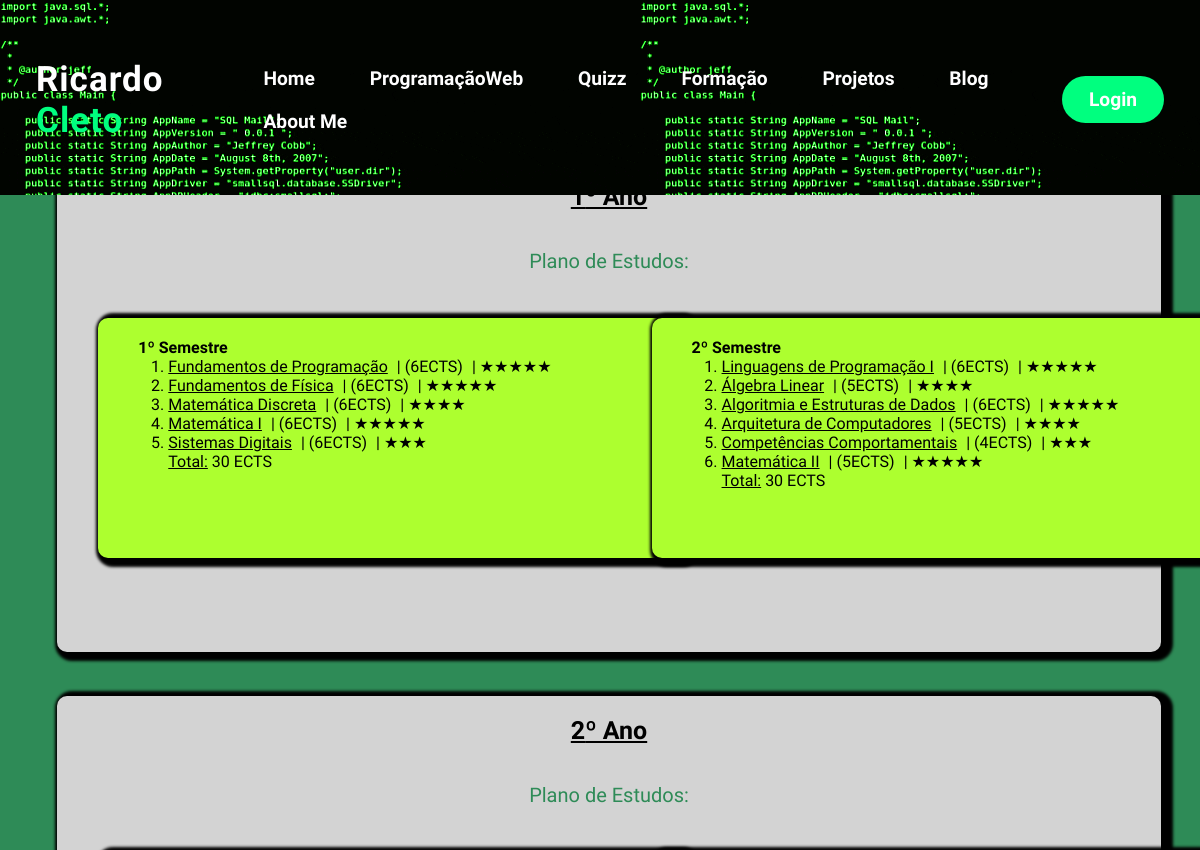
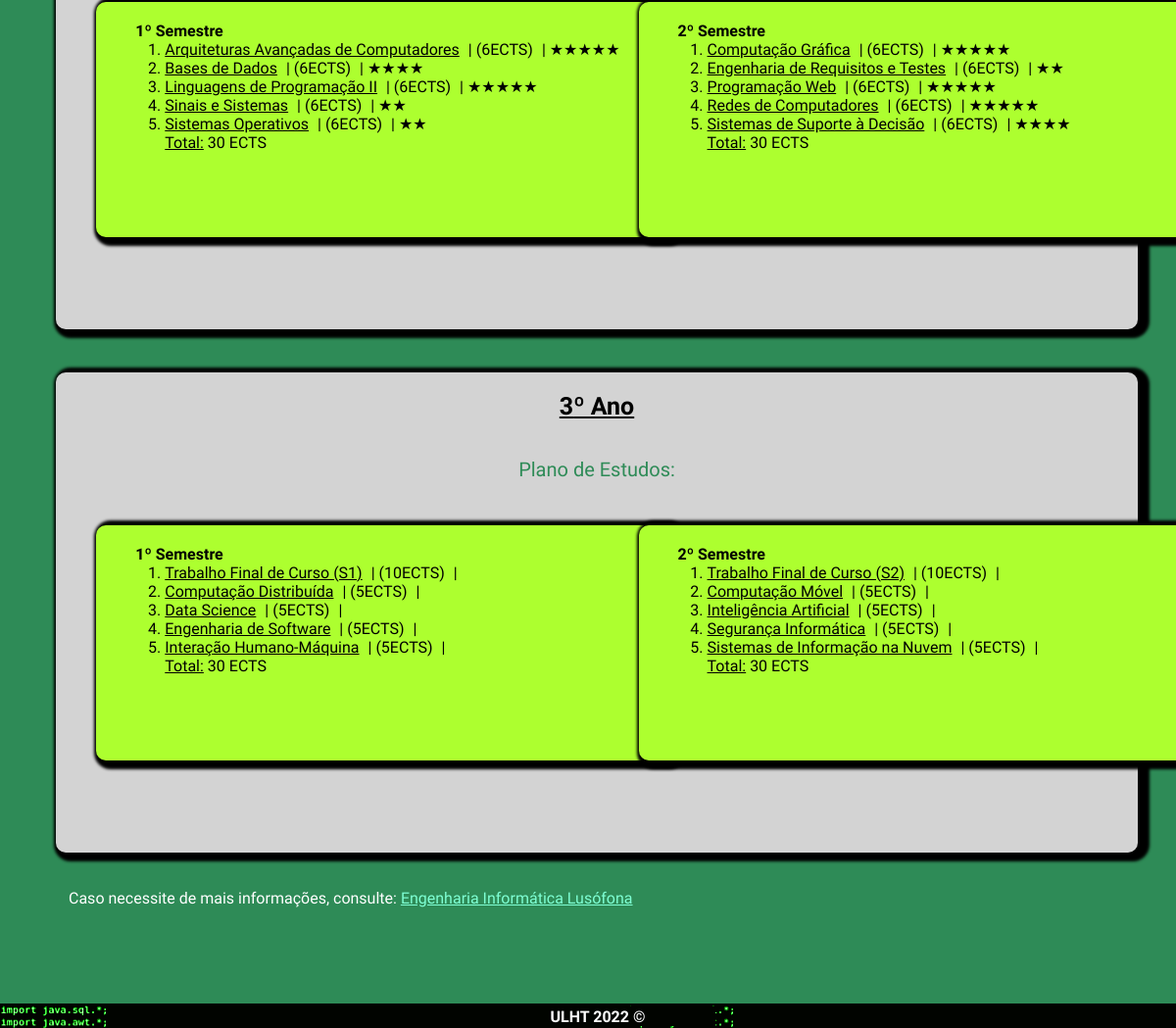
Page /formacao on the committed database (2 pictures, top to bottom).
### portfolio/models.py (models this page shows, shortened)
class Formacao(models.Model):
    ano = models.IntegerField(default=0)
    cadeiras = models.ManyToManyField(Cadeiras)
    total_ects = models.CharField(max_length=100)

class Cadeiras(models.Model):
    nome_da_cadeira = models.CharField(max_length=100)
    semestre = models.IntegerField(default=1)
    ects = models.IntegerField(default=0)
    avaliacao = models.CharField(max_length=100, blank=True)
    link_cadeira = models.URLField(max_length=200, blank=True)
    def __str__(self):
        return f"{self.nome_da_cadeira}"

### portfolio/views.py (the view)
# urls.py: path('formacao', views.formacao_view, name='formação'),
def formacao_view(request):
    context = {'formacao': Formacao.objects.all(), 'cadeiras': Formacao.cadeiras}
    return render(request, 'portfolio/formação.html', context)

### portfolio/templates/portfolio/formação.html
{% extends 'portfolio/layout.html' %}
{% block style %}
    {% load static %}
    <link rel="stylesheet" type="text/css" href="{% static 'portfolio/css/formacao.css' %}"/>
{% endblock style %}
{{% block main %}
<div class="container">
    <div class="divRetangulos">
        {% for formation in formacao %}
            <div class="textoDentroDivRetangulos">
                <h3 class="tituloCadaAno"> <u> {{formation.ano}}º Ano </u> </h3>
                <br>
                <p>
                    <center class="SubtitulotitulosCadaAno"> <span class="colorizedSpanTitulo">  Plano de Estudos: </span> </center>
                    <br>
                    <p class="backgroundRelativo">
                        <div class="semestres">
                            <h4>1º Semestre</h4>
                            <ol>
                                {% for cadeiras in formation.cadeiras.all %}
                                    {% if cadeiras.semestre == 1 %}
                                        <li> <a href="{{ cadeiras.link_cadeira }}">{{ cadeiras }}</a> <span class="divisoria"> | </span> <span class="colorizedSpanECTS"> ({{ cadeiras.ects }}ECTS) <span class="divisoria"> | </span> {{ cadeiras.avaliacao }} </span> </li>
                                    {% endif %}
                                {% endfor %}
                            </ol>
                            <u style="margin-left: 50px;">Total:</u> {{ formation.total_ects }} ECTS
                        </div>
                        <div class="semestres2">
                            <h4>2º Semestre</h4>
                            <ol>
                                {% for cadeiras in formation.cadeiras.all %}
                                    {% if cadeiras.semestre == 2 %}
                                        <li> <a href="{{ cadeiras.link_cadeira }}">{{ cadeiras }}</a> <span class="divisoria"> | </span> <span class="colorizedSpanECTS"> ({{ cadeiras.ects }}ECTS) <span class="divisoria"> | </span> {{ cadeiras.avaliacao }} </span> </li>
                                    {% endif %}
                                {% endfor %}
                            </ol>
                            <u style="margin-left: 50px;">Total:</u> {{ formation.total_ects }} ECTS
                        </div>
                    </p>
                </p>
            </div>
        {% endfor %}
    </div>
    <p class="infoExtra">
        Caso necessite de mais informações, consulte:
        <a href="https://www.ulusofona.pt/licenciaturas/engenharia-informatica">Engenharia Informática Lusófona</a>
    </p>
</div>
{% endblock main %}

### portfolio/static/portfolio/css/layout.css (style rules this page uses)
* { padding: 0; margin: 0; font-family: 'Secular One', sans-serif; }
body { overflow: hidden; }
span { color: SpringGreen; }

### portfolio/static/portfolio/css/formacao.css (style rules this page uses)
.container { display: block; background-size: 100% 100%; background-color: seagreen; position: absolute; width: 100%; height: 100%; overflow-y: auto; }
.divRetangulos { display: grid; grid-template-columns: repeat(1, 1fr); grid-template-rows: repeat(1, auto); margin-top: 125px; margin-left: 20px; padding: 30px; gap: 30px; }
.divRetangulos div { width: 95%; height: 450px; box-shadow: 5px 2px 3px 7px black; border-radius: 10px; background-color: LightGray; padding: 20px; margin: 7px; }
.textoDentroDivRetangulos h3 { text-align: center; }
.textoDentroDivRetangulos p { text-align: left; display: inline-block; }
.textoDentroDivRetangulos ol { margin-left: 50px; }
.textoDentroDivRetangulos h4 { margin-left: 20px; }
.colorizedSpanTitulo { color: seagreen; }
.colorizedSpanECTS { color: Black; }
.infoExtra { color: white; margin-left: 70px; }
.infoExtra a { color: aquamarine; }
.divRetangulos div .semestres { background-color: GreenYellow; position: relative; width: 550px; height: 200px; margin-left: 2%; }
.divRetangulos div .semestres2 { background-color: GreenYellow; position: relative; width: 550px; height: 200px; margin-left: 54%; bottom: 55%; }
.backgroundRelativo { position: relative; }
.SubtitulotitulosCadaAno { font-size: 20px; }
.tituloCadaAno { font-size: 25px; }
.divRetangulos div .semestres a { color: Black; }
.divRetangulos div .semestres2 a { color: Black; }
.divisoria { margin-left: 5px; color: Black; }

### rows in the picture
Formacao: ano "1", total_ects "30"
Cadeiras: nome_da_cadeira "Fundamentos de Programação", ects "6", avaliacao "★★★★★"
Cadeiras: nome_da_cadeira "Fundamentos de Física", ects "6", avaliacao "★★★★★"
Cadeiras: nome_da_cadeira "Matemática Discreta", ects "6", avaliacao "★★★★"
Cadeiras: nome_da_cadeira "Matemática I", ects "6", avaliacao "★★★★★"
Cadeiras: nome_da_cadeira "Sistemas Digitais", ects "6", avaliacao "★★★"
Cadeiras: nome_da_cadeira "Linguagens de Programação I", ects "6", avaliacao "★★★★★"
Cadeiras: nome_da_cadeira "Álgebra Linear", ects "5", avaliacao "★★★★"
Cadeiras: nome_da_cadeira "Algoritmia e Estruturas de Dados", ects "6", avaliacao "★★★★★"
Cadeiras: nome_da_cadeira "Arquitetura de Computadores", ects "5", avaliacao "★★★★"
Cadeiras: nome_da_cadeira "Competências Comportamentais", ects "4", avaliacao "★★★"
Cadeiras: nome_da_cadeira "Matemática II", ects "5", avaliacao "★★★★★"
Formacao: ano "2", total_ects "30"
Cadeiras: nome_da_cadeira "Arquiteturas Avançadas de Computadores", ects "6", avaliacao "★★★★★"
Cadeiras: nome_da_cadeira "Bases de Dados", ects "6", avaliacao "★★★★"
Cadeiras: nome_da_cadeira "Linguagens de Programação II", ects "6", avaliacao "★★★★★"
Cadeiras: nome_da_cadeira "Sinais e Sistemas", ects "6", avaliacao "★★"
Cadeiras: nome_da_cadeira "Sistemas Operativos", ects "6", avaliacao "★★"
Cadeiras: nome_da_cadeira "Computação Gráfica", ects "6", avaliacao "★★★★★"
Cadeiras: nome_da_cadeira "Engenharia de Requisitos e Testes", ects "6", avaliacao "★★"
Cadeiras: nome_da_cadeira "Programação Web", ects "6", avaliacao "★★★★★"
Cadeiras: nome_da_cadeira "Redes de Computadores", ects "6", avaliacao "★★★★★"
Cadeiras: nome_da_cadeira "Sistemas de Suporte à Decisão", ects "6", avaliacao "★★★★"
Formacao: ano "3", total_ects "30"
Cadeiras: nome_da_cadeira "Trabalho Final de Curso (S1)", ects "10"
Cadeiras: nome_da_cadeira "Computação Distribuída", ects "5"
Cadeiras: nome_da_cadeira "Data Science", ects "5"
Cadeiras: nome_da_cadeira "Engenharia de Software", ects "5"
Cadeiras: nome_da_cadeira "Interação Humano-Máquina", ects "5"
Cadeiras: nome_da_cadeira "Trabalho Final de Curso (S2)", ects "10"
Cadeiras: nome_da_cadeira "Computação Móvel", ects "5"
Cadeiras: nome_da_cadeira "Inteligência Artificial", ects "5"
Cadeiras: nome_da_cadeira "Segurança Informática", ects "5"
Cadeiras: nome_da_cadeira "Sistemas de Informação na Nuvem", ects "5"
